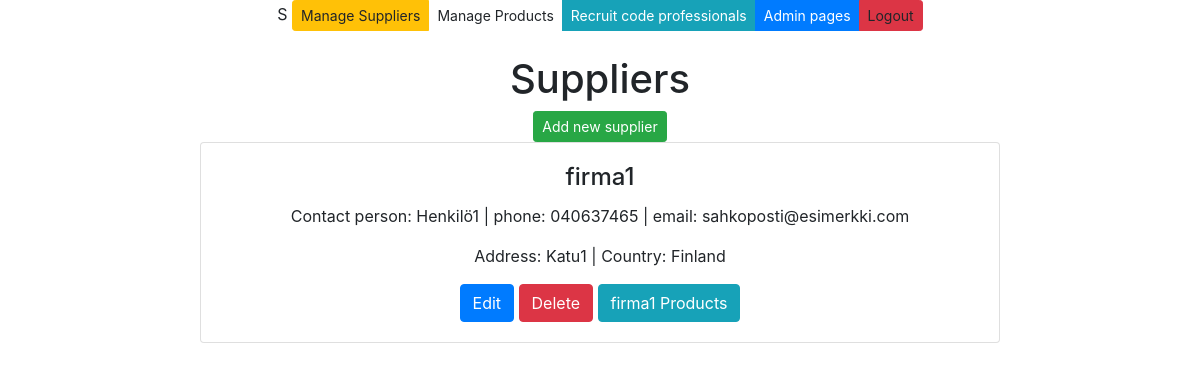
The app's page /suppliers/, older data.
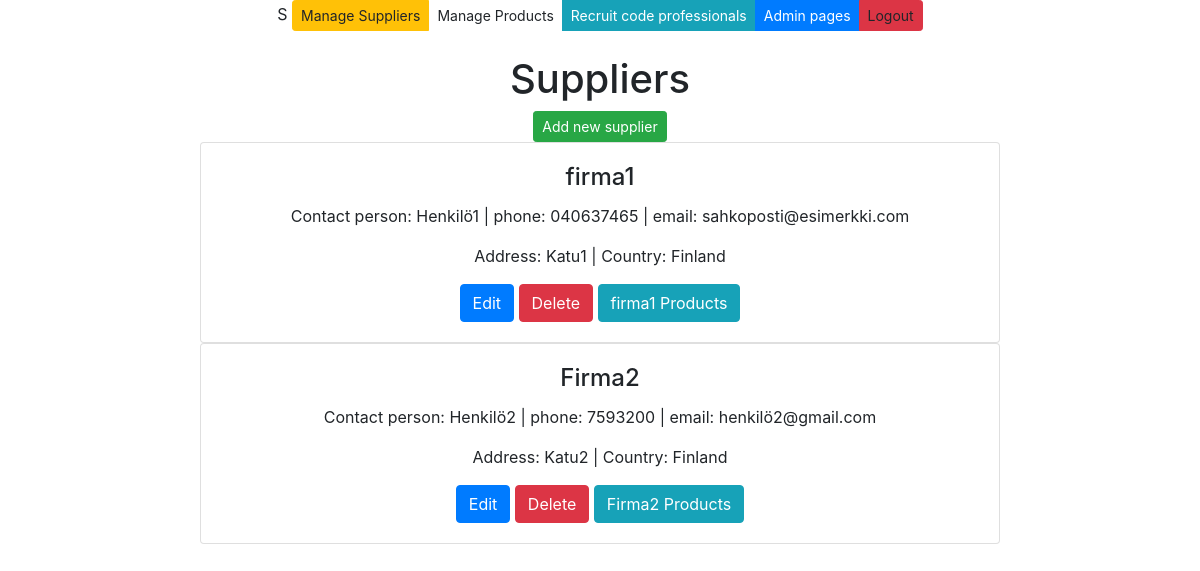
The same page, newer data.
### app/models.py (models this page shows, shortened)
class Supplier(models.Model):
    companyname = models.CharField(max_length=100, default='firma')
    contactname = models.CharField(max_length=100, default='yhteyshenkilo')
    address = models.CharField(max_length=200, default='osoite')
    phone = models.CharField(max_length=20, default='puhelin')
    email = models.EmailField(max_length=100, default='sahkoposti@esimerkki.com')
    country = models.CharField(max_length=50, default='maa')

### app/views.py (the view)
# urls.py: path('suppliers/', supplierslistview),
def supplierslistview(request):
    supplierlist = Supplier.objects.all()
    context = {'suppliers': supplierlist}
    return render(request, 'supplierslist.html', context)

### app/templates/supplierslist.html (shortened to what this page needs)
{% extends "index.html" %}
{% block content %}
<br>
<br>
<h1>Suppliers</h1>
<button id="add-btn" class="btn btn-success btn-sm" onclick="showaddform()">Add new supplier</button>
{% for s in suppliers %}
    <div class="card" style="max-width: 50rem;">
        <div class="card-body">
            <h4 class="card-title">{{s.companyname}}</h4>
            <p class="card-text">Contact person: {{s.contactname}} | phone: {{s.phone}} | email: {{s.email}} </p>
            <p class="card-text"> Address: {{s.address}} | Country: {{s.country}}</p>
            <a href="/edit-supplier-get/{{s.id}}/" class="btn btn-primary">Edit</a>
            <a href="/confirm-delete-supplier/{{s.id}}/" class="btn btn-danger">Delete</a>
            <a href="/products-by-supplier/{{s.id}}/" class="btn btn-info">{{s.companyname}} Products</a>
        </div>
    </div>
{% endfor %}
{% endblock %}

### app/templates/index.html (shortened to what this page needs)
<!DOCTYPE html>
<html>
<head>
    <link rel="stylesheet" href="https://stackpath.bootstrapcdn.com/bootstrap/4.5.0/css/bootstrap.min.css"
>
    <link rel="stylesheet" href="https://cdnjs.cloudflare.com/ajax/libs/font-awesome/5.11.2/css/all.min.css">
</head>
<body>
    <div class="container">
        <center>S
            <div class="btn-group" role="group">
                <a class="btn btn-warning btn-sm" href="/suppliers">Manage Suppliers</a>
                <a class="btn btn-succes btn-sm" href="/products">Manage Products</a>
                <a class="btn btn-info btn-sm" href="http://careeria.fi">Recruit code professionals</a>
                <a class="btn btn-primary btn-sm" href="/admin">Admin pages</a>
                <a class="btn btn-danger btn-sm">Logout</a>
            </div>
            {% block content %}
            {% endblock %}
        </center>
    </div>
</body>
</html>

Row changes from the older to the newer data that the page shows:
added Supplier: companyname "Firma2", contactname "Henkilö2", phone "7593200", email "henkilö2@gmail.com", address "Katu2", country "Finland"
